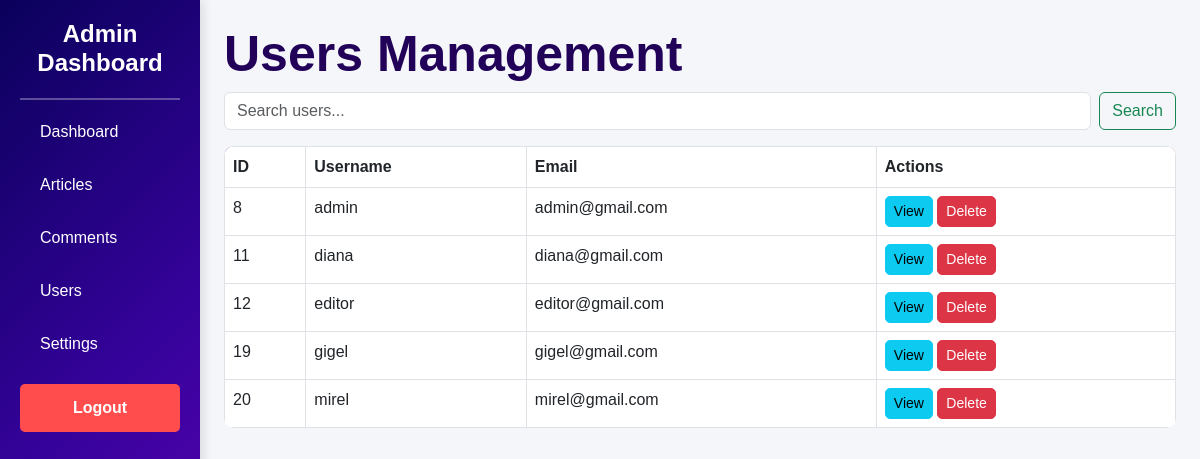
Page /RevistaOnline/admin/dashboard.php?page=users (signed in) on the committed database.
### tables this page shows
CREATE TABLE `users` (
  `id` int(11) NOT NULL,
  `username` varchar(30) NOT NULL,
  `password` varchar(255) NOT NULL,
  `email` varchar(30) NOT NULL,
  `role` varchar(6) NOT NULL
);

### RevistaOnline/admin/dashboard.php (the view, shortened to what this page needs)
<?php
require '../connect.php';
$page = isset($_GET['page']) ? $_GET['page'] : 'dashboard';
$search = isset($_GET['search']) ? htmlspecialchars(trim($_GET['search'])) : '';
$search_param = "%$search%";
$stmt = $connect->prepare("SELECT * FROM users WHERE username LIKE ?");
$stmt->bind_param("s", $search_param);
$stmt->execute();
$users = $stmt->get_result();
?>
<!DOCTYPE html>
<html lang="en">
<head>
    <link href="https://cdn.jsdelivr.net/npm/bootstrap@5.3.0/dist/css/bootstrap.min.css" rel="stylesheet">
    <link rel="stylesheet" href="../style/dashboard.css">
</head>
<body>
<div class="container-fluid">
    <div class="row">
        <nav class="col-md-2 sidebar">
            <h4><strong>Admin Dashboard</strong></h4>
            <a href="dashboard.php"> Dashboard</a>
            <a href="dashboard.php?page=articles"> Articles</a>
            <a href="dashboard.php?page=comments"> Comments</a>
            <a href="dashboard.php?page=users"> Users</a>
            <a href="dashboard.php?page=settings"> Settings</a>
            <a href="logout.php" class="btn btn-danger w-100 mt-3"> Logout</a>
        </nav>
        <main class="col-md-10 p-4">
            <?php if ($page === 'dashboard') : ?>
                <h1>~ Welcome to the Admin Dashboard ~</h1>
                <?php include 'analytics.php'; ?>
            <?php elseif ($page === 'users') : ?>
                <h1>Users Management</h1>
                <form class="d-flex mb-3" method="GET">
                    <input class="form-control me-2" type="search" name="search" placeholder="Search users..." value="<?= $search ?>">
                    <button class="btn btn-outline-success" type="submit">Search</button>
                </form>
                <table class="table table-bordered">
                    <thead>
                        <tr><th>ID</th><th>Username</th><th>Email</th><th>Actions</th></tr>
                    </thead>
                    <tbody>
                        <?php while ($user = $users->fetch_assoc()) : ?>
                            <tr>
                                <td><?= $user['id'] ?></td>
                                <td><?= htmlspecialchars($user['username']) ?></td>
                                <td><?= htmlspecialchars($user['email']) ?></td>
                                <td>
                                    <a href="user/view_user.php?id=<?= $user['id'] ?>" class="btn btn-info btn-sm">View</a>
                                    <form method="POST" action="user/delete_user.php" style="display:inline;">
                                        <button type="submit" class="btn btn-danger btn-sm" onclick="return confirm('Are you sure?')">Delete</button>
                                    </form>
                                </td>
                            </tr>
                        <?php endwhile; ?>
                    </tbody>
                </table>
            <?php elseif ($page === 'settings') : ?>
                <h1>Settings</h1>
                <p>Coming soon...</p>
            <?php else : ?>
                <h1>Page Not Found</h1>
            <?php endif; ?>
        </main>
    </div>
</div>
</body>
</html>

### RevistaOnline/style/dashboard.css (style rules this page uses)
body { background-color: #f4f6f9; font-family: 'Poppins', sans-serif; }
.sidebar { height: 100vh; background: linear-gradient(135deg, #0a015b, #36029c, #6c02bc); color: white; padding: 20px; position: sticky; top: 0; box-shadow: 4px 0 10px rgba(0, 0, 0, 0.1); }
.sidebar h4 { font-weight: bold; text-align: center; padding-bottom: 20px; border-bottom: 2px solid rgba(255, 255, 255, 0.3); }
.sidebar a { color: white; text-decoration: none; display: block; padding: 12px 20px; margin: 5px 0; border-radius: 5px; transition: all 0.3s ease; font-weight: 500; }
.sidebar .btn-danger { background-color: #ff4d4d; color: white; border: none; padding: 12px 20px; border-radius: 5px; cursor: pointer; font-weight: bold; text-align: center; display: block; width: 100%; transition: all 0.3s ease; }
main { padding: 20px; }
h1 { font-size:50px; font-weight: bold; color: #220259; }
.btn-primary, .btn-success, .btn-info, .btn-warning, .btn-danger { border-radius: 5px; font-weight: 500; transition: all 0.3s ease; }
.table { border-radius: 10px; overflow: hidden; }
.table thead { background: linear-gradient(135deg, #3a1c71, #d76d77); color: white; }

### rows in the picture
users: id "8", username "admin", email "admin@gmail.com"
users: id "11", username "diana", email "diana@gmail.com"
users: id "12", username "editor", email "editor@gmail.com"
users: id "19", username "gigel", email "gigel@gmail.com"
users: id "20", username "mirel", email "mirel@gmail.com"
